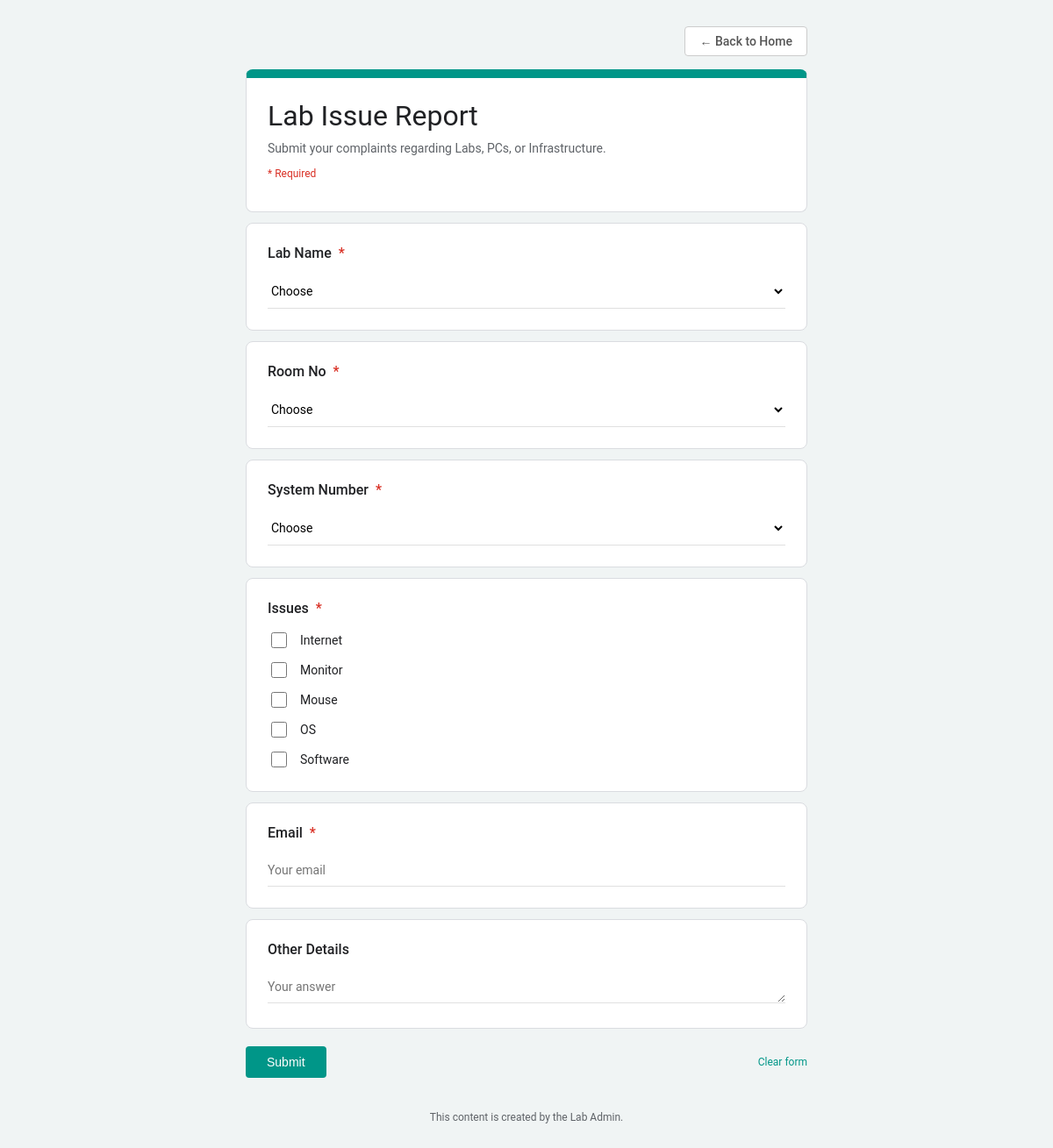
The page /complaint.php on the database its author committed.
### tables this page shows
CREATE TABLE `dynamic_sections` (
  `id` int(11) NOT NULL,
  `section_title` varchar(255) NOT NULL,
  `column_name` varchar(255) NOT NULL,
  `input_type` varchar(50) NOT NULL,
  `display_order` int(11) DEFAULT 0,
  `is_unique` tinyint(1) DEFAULT 0,
  `created_at` timestamp NOT NULL DEFAULT current_timestamp()
);

CREATE TABLE `issues` (
  `id` int(11) NOT NULL,
  `name` varchar(100) DEFAULT NULL
);

### complaint.php (the view, shortened to what this page needs)
<?php
include 'db.php';
?>
<!DOCTYPE html>
<html>
<head>
</head>
<body>
    <div class="top-nav">
        <a href="index.php" class="btn-outline">&larr; Back to Home</a>
    </div>
    <div class="form-container">
        <div class="form-card form-header">
            <h1>Lab Issue Report</h1>
            <p class="desc">Submit your complaints regarding Labs, PCs, or Infrastructure.</p>
            <p style="color: #d93025; font-size: 12px;">* Required</p>
        </div>
        <form method="POST">
            <?php
            $res = mysqli_query($conn, "SELECT * FROM dynamic_sections ORDER BY display_order ASC");
            while ($sec = mysqli_fetch_assoc($res)) {
                $title = $sec['section_title'];
                $col = $sec['column_name'];
                $type = $sec['input_type'];
                $table = $col;
                echo '<div class="form-card">';
                echo '<label class="question-title">' . $title . ' <span class="req">*</span></label>';
                if ($type == 'text') {
                    echo "<input type='text' name='$col' placeholder='Your answer' required>";
                }
                elseif ($type == 'number') {
                    echo "<input type='number' name='$col' placeholder='Your answer' required>";
                }
                elseif ($type == 'email') {
                    echo "<input type='email' name='$col' placeholder='Your email' required>";
                }
                elseif ($type == 'date') {
                    echo "<input type='date' name='$col' required>";
                }
                elseif ($type == 'textarea') {
                    echo "<textarea name='$col' placeholder='Your answer' required></textarea>";
                }
                else {
                    if ($col == 'system_number') {
                        if ($type == 'dropdown') {
                            echo "<select name='$col' required>";
                            echo "<option value='' disabled selected>Choose</option>";
                            echo "</select>";
                        }
                    }
                    else {
                        if ($col == 'lab_name' || $col == 'room_no') {
                            $target_table = 'labs_unit';
                        } else {
                            $target_table = $table;
                        }
                        $check_table = mysqli_query($conn, "SHOW TABLES LIKE '$target_table'");
                        if (mysqli_num_rows($check_table) > 0) {
                            $options = [];
                            if ($col == 'lab_name') {
                                $opts_query = mysqli_query($conn, "SELECT lab_name as name FROM labs_unit ORDER BY lab_name ASC");
                            } elseif ($col == 'room_no') {
                                $opts_query = mysqli_query($conn, "SELECT DISTINCT room_no as name FROM labs_unit ORDER BY room_no ASC");
                            } else {
                                $opts_query = mysqli_query($conn, "SELECT * FROM `$target_table`");
                            }
                            if ($opts_query) {
                                while ($r = mysqli_fetch_assoc($opts_query)) {
                                    if(!empty($r['name'])) {
                                        $options[] = $r;
                                    }
                                }
                            }
                            usort($options, function($a, $b) { return strnatcasecmp($a['name'], $b['name']); });
                            if ($type == 'dropdown') {
                                echo "<select name='$col' required>";
                                echo "<option value='' disabled selected>Choose</option>";
                                echo "</select>";
                            } else {
                                echo '<div class="checkbox-group">';
                                if (count($options) > 0) {
                                    foreach ($options as $r) {
                                        echo '<label class="checkbox-option"><input type="checkbox" name=\''.$col.'[]\' value=\''.$r['name'].'\'>'.$r['name'].'</label>';
                                    }
                                } else { echo "<span style='color:#999; font-size:13px;'>No options found.</span>"; }
                                echo '</div>';
                            }
                        } else { echo "<p style='color:red; font-size:13px;'>Error: Configuration table '$table' not found.</p>"; }
                    }
                }
                echo '</div>';
            }
            ?>
            <div class="form-card">
                <label class="question-title">Other Details</label>
                <textarea name="other_details" rows="1" placeholder="Your answer"></textarea>
            </div>
            <div class="form-footer">
                <input type="submit" name="submit_complaint" value="Submit" class="btn-submit">
                <div style="font-size: 12px; color: var(--primary);">Clear form</div>
            </div>
        </form>
        <br><br>
        <center style="font-size: 12px; color: #5f6368;">
            This content is created by the Lab Admin.
        </center>
    </div>
</body>
</html>

### complaint.php (style rules this page uses)
:root { --primary: #009688; --primary-dark: #00796b; --bg-body: #f0f4f4; }
body { background-color: var(--bg-body); font-family: 'Roboto', 'Segoe UI', Arial, sans-serif; margin: 0; padding: 30px 0; color: #202124; }
.form-container { max-width: 640px; margin: 0 auto; }
.form-card { background-color: #fff; border: 1px solid #dadce0; border-radius: 8px; padding: 24px; margin-bottom: 12px; position: relative; }
.form-header { border-top: 10px solid var(--primary); border-top-left-radius: 8px; border-top-right-radius: 8px; }
h1 { font-size: 32px; font-weight: 400; margin: 0 0 10px 0; }
p.desc { font-size: 14px; color: #5f6368; margin-top: 0; }
label.question-title { font-size: 16px; font-weight: 500; display: block; margin-bottom: 15px; }
.req { color: #d93025; margin-left: 4px; }
select, textarea, input[type="text"], input[type="number"], input[type="email"], input[type="date"] { width: 100%; padding: 10px 0; border: none; border-bottom: 1px solid #e0e0e0; background: transparent; font-family: inherit; font-size: 14px; outline: none; transition: 0.3s; }
.checkbox-group { display: flex; flex-direction: column; gap: 10px; }
.checkbox-option { display: flex; align-items: center; font-size: 14px; cursor: pointer; }
input[type="checkbox"] { margin-right: 15px; width: 18px; height: 18px; cursor: pointer; accent-color: var(--primary); }
.form-footer { display: flex; justify-content: space-between; align-items: center; margin-top: 20px; }
.btn-submit { background-color: var(--primary); color: #fff; border: none; border-radius: 4px; padding: 10px 24px; font-size: 14px; font-weight: 500; cursor: pointer; }
.top-nav { text-align: right; max-width: 640px; margin: 0 auto 15px auto; }
.btn-outline { display: inline-block; padding: 8px 16px; border: 1px solid #ccc; background-color: white; color: #555; text-decoration: none; border-radius: 4px; font-size: 14px; font-weight: 500; transition: all 0.3s ease; }

### rows shown on the page
dynamic_sections: section_title "Lab Name"
dynamic_sections: section_title "Room No"
dynamic_sections: section_title "System Number"
dynamic_sections: section_title "Issues"
issues: name "Internet"
issues: name "Monitor"
issues: name "Mouse"
issues: name "OS"
issues: name "Software"
dynamic_sections: section_title "Email", email "Your email"
